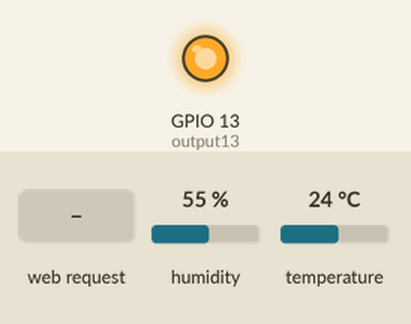
The sketch below on a simulated ESP8266 (NodeMCU). On the bench: output pins drawn as LEDs (lit = HIGH). Inputs (shaded band) come from the test bench; at power-on: humidity 55 %, temperature 24 °C. WiFi joins after 1.5 s; servers stay silent unless stated; what the sketch prints to the serial monitor is not drawn.

Above: at 2.7 s.
2.8 s: HTTP request GET /13/on received
At 4.0 s:
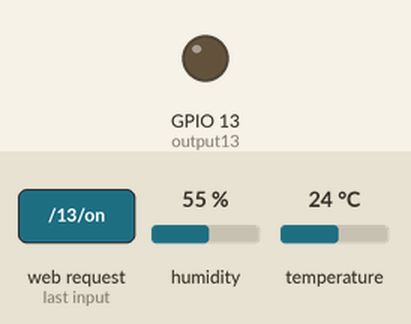
4.3 s: HTTP request GET /13/off received
At 5.4 s:
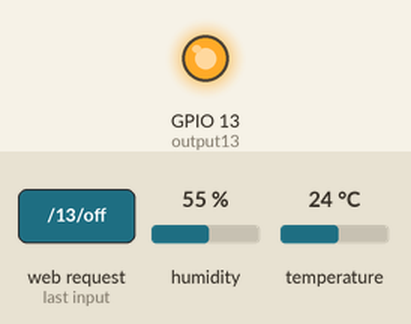
Timing chart, 0 to 7.3 s (numbered marks = the images above; inputs shaded):
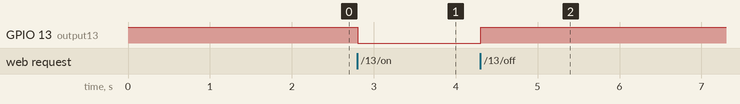

Measured:
- after the input at 2.8 s, GPIO 13 (output13): HIGH → LOW at once
- after the input at 4.3 s, GPIO 13 (output13): LOW → HIGH at once

The sketch:

workonegai.ino
```cpp
// Load Wi-Fi library
#include <ESP8266WiFi.h>
#include <DHT.h>


#define DHTTYPE DHT11
#define dht_dpin 10  //digital pin 4 for data output of the Temperature sensor
DHT dht (dht_dpin, DHTTYPE);


// Replace with your network credentials
const char* ssid     = "codefest";
const char* password = "OakCodefest@2019";

// Set web server port number to 80
WiFiServer server(80);

// Variable to store the HTTP request
String header;

// Auxiliar variables to store the current output state
String output13State = "off";

// Assign output variables to GPIO pins
const int output13 = 13;


void setup() {
  Serial.begin(9600);
  // Initialize the output variables as outputs
  pinMode(output13, OUTPUT);
  // Set outputs to LOW
  digitalWrite(output13, HIGH);


  // Connect to Wi-Fi network with SSID and password
  Serial.print("Connecting to ");
  Serial.println(ssid);
  WiFi.begin(ssid, password);
  while (WiFi.status() != WL_CONNECTED) {
    delay(500);
      Serial.print(".");
  }
  // Print local IP address and start web server
  Serial.println("");
  Serial.println("WiFi connected.");
  Serial.println("IP address: ");
  Serial.println(WiFi.localIP());
  server.begin();
}

void loop(){

   float humid = dht.readHumidity(); //temperature data output

  WiFiClient client = server.available();   // Listen for incoming clients

  if (client) {                             // If a new client connects,
    Serial.println("New Client.");          // print a message out in the serial port
    String currentLine = "";                // make a String to hold incoming data from the client
    while (client.connected()) {            // loop while the client's connected
      if (client.available()) {             // if there's bytes to read from the client,
        char c = client.read();             // read a byte, then
        Serial.write(c);                    // print it out the serial monitor
        header += c;
        if (c == '\n') {                    // if the byte is a newline character
          // if the current line is blank, you got two newline characters in a row.
          // that's the end of the client HTTP request, so send a response:
          if (currentLine.length() == 0) {
            // HTTP headers always start with a response code (e.g. HTTP/1.1 200 OK)
            // and a content-type so the client knows what's coming, then a blank line:
            client.println("HTTP/1.1 200 OK");
            client.println("Content-type:text/html");
            client.println("Connection: close");
            client.println();

            // turns the GPIOs on and off
            if (header.indexOf("GET /13/on") >= 0) {
              Serial.println("GPIO 13 on");
              output13State = "on";
              digitalWrite(output13, LOW);
            } else if (header.indexOf("GET /13/off") >= 0) {
              Serial.println("GPIO 13 off");
              output13State = "off";
              digitalWrite(output13, HIGH);
            }

            /* if (header.indexOf("GET /replace") >= 0) {
              Serial.println("Timer mode");
              digitalWrite(output13, LOW);
              delay(replace);
            }*/

            if (header.indexOf("GET /auto") >= 0){
              Serial.println("Moisture mode");
              if (humid <= 30)
              {
              digitalWrite(output13, LOW);
              }
            }


            // Display the HTML web page
client.println("<!doctype html>");
client.println("<html background = #404040>");
client.println("<style> body { margin: 0; /* margin-top: 50px; */ }");

client.println("html {background: #f3f3f3;}");
client.println("@font-face { font-family: Futura, sans-serif; src: url(Futura.ttf);}");
client.println(".top { background: #404040; color: #ffffff; font-size: 500%; border: 0; font-family: Futura, sans-serif; padding: 300px;}");
client.println(".top center[quote] { font-size: 50%; font-style: italic; }");

client.println(".top center[startbutton] a { background-color: #ffffff; font-size: 45%; overflow: hidden; padding: 5px;}");
client.println(".top center[startbutton] a:link { text-decoration: none; color: #404040;}");
client.println(".top center[startbutton] a:visited { text-decoration: none; color: #404040;}");
client.println(".top center[startbutton] a:hover {background-color: #800000;color: #ffffff;}");
client.println("article [quote]{ background: #ffe599; font-family: Pacifico; font-size: 950%; text-align: center; padding: 0px; margin-top: 50px;}");
client.println("footer{ background: #404040; color: #ffffff ; padding: 0px; font-size: ;}");
client.println(".nav { background: #a2c4c9; font-family: ""Courier New"", Courier, Monospace; font-size: 18px; text-align: center; position: fixed; top: 0; color: #ffffff; width: 100%; float: none; height: 56px; }");
client.println(".nav a {padding: 12px 55px; padding-top: 15px; margin-top: 10px;}");
client.println(".dropdown-content { display: none; position: absolute; background-color: #a2c4c9; min-width: 160px; box-shadow: 0px 8px 16px 0px rgba(0,0,0,0.2); z-index: 1;   color: #a2c4c9; }");
client.println(".dropdown-content a { float: none; color: #000000; padding: 12px 16px; text-decoration: none; display: block; text-align: left; color: #a2c4c9; }");
client.println(".dropdown-content a:hover { background-color: #ddd; }");
client.println(".dropdown:hover .dropdown-content { display: block; color: a2c4c9; }");
client.println(".dropdown { float: none; overflow: hidden; padding: 17px 55px; }");
client.println(".nav a:hover { background-color: #ffffff; color: #a2c4c9; }");
client.println(".nav a {padding: 17px 55px;}");
client.println(".nav a:link {color: #ffffff;text-decoration: none;}");
client.println(".nav a:visited {color: #ffffff;text-decoration: none;}");
client.println(".nav a:hover {color: #a2c4c9}");
client.println(".nav a:active { background-color: #7d8ab1; color: #ffffff; }");
client.println(".navi a:hover { background-color: #ffffff; color: #404040; }");
client.println(".navi { background: #404040; font-family: ""Courier New"", Courier, Monospace; font-size: 15px; padding: 0px; text-align: center; }");
client.println(".navi a{ padding-top: 30px; padding-bottom: 30px; padding-left: 45px; padding-right: 45px; }");
client.println(".navi tr[copyright]{ height: 100px; }");
client.println(".navi tr { height: 75px; }");
client.println(".navi a:link { color: #ffffff; text-decoration: none; }");
client.println(".navi a:visited {color: #ffffff;text-decoration: none;}");
client.println(".navi a:hover { background-color: #ffffff; color: #404040; text-decoration: none; }");
client.println(".pagetop { margin-top: 50px; background-color: #404040; color: #ffffff; font-family: Futura, sans-serif; font-size: 500%; font-style: italic; text-align: center; }");
client.println(".pagetop a{ color: #ffffff; text-decoration: none; padding-left: 200px; padding-right: 200px; }");
client.println(".Diseases h1 {text-align: left;}");
client.println(".infoscreen img{ width: 1280px; height: 800px; border: 2px solid black; }");
client.println(".infoscreen a:hover { background-color: #551A8B; color: #ffffff; }");
client.println("table {width: 100%;}");
client.println("h1 {text-align: center;font-family: Futura, sans-serif;}");
client.println(".VaccineChart th{ border: 2px solid black; background-color: #acdda7; }");
client.println(".VaccineChart td{ border: 2px solid black; background-color: #acdda7; text-align: center; }");
client.println(".VaccineChart tbody {border-collapse: collapse;}");
client.println(".VaccineChart center {text-align: center;}");
client.println(".VaccineChart [vacc] {text-align: left;}");
client.println(".VaccineChart [ChartTop] {text-align=""center""height: 50px;}");
client.println(".VaccineChart [blankcell] {background-color: #d9d9d9;}");
client.println("#GettingStarted {padding-top: 55px;}");
client.println("#MoreInfo { text-align: left; font-size: 125%; padding-top: 55px; }");
client.println(".content { font-family: verdana, sans-serif; }");
client.println("h2, h3, h4 {font-family: Futura, sans-serif;}</style>");
client.println("<head background=#404040>");
client.println("<title>Wifi Watering</title>");
client.println("<link rel=""icon"" type=""image/png"" href=""wwlogo.png"" sizes=""32x32"">");
//<!-- CSS STYLE STARTS HERE -->
client.println("<link rel=""stylesheet"" type=""text/css"" href=""WW.css"">");
//<!--CSS STYLE END-->
client.println("<HEADER class = ""top"" id=""home""><center>Wifi Watering</center><center quote><i>Control your irrigation.</i></center><center style=""font-size: 50%;"">&nbsp;</center><center startbutton><a href=""gettingstarted.html"">Get Started</a></center></HEADER>");
//<!--TOP NAVIGATION-->
client.println("<table class=""nav""><div class=""topnav""><tr class=""topnavtable""><td><a href=""Wifi Watering.html"">Home</a></td><td><a href=""VaccMyths.html"">Why the project is important</a></td><td><a href=""VaccDebate.html"">About the project</a></td></tr></div></table>");
//<!--FOOTER NAVIGATION-->
client.println("<footer><table class=""navi""><tr>");
client.println("<u><td><a href=""Wifi Watering.html"">Home</a></td><td><a href=""VaccMyths.html"">Why the project is improtant</a></td><td><a href=""VaccDebate.html"">About the project</a></td></u>");
client.println("</tr><tr style=""height: 100px;""><td colspan=""10"">Done in 24 hours for OakCodefest 2019 <br />Unofficial &copy; #include&lt;name.h&gt; 2019</td>");
client.println("</tr></table></footer></head>");


            // The HTTP response ends with another blank line
            client.println();
            // Break out of the while loop
            break;
          } else { // if you got a newline, then clear currentLine
            currentLine = "";
          }
        } else if (c != '\r') {  // if you got anything else but a carriage return character,
          currentLine += c;      // add it to the end of the currentLine
        }
      }
    }
    // Clear the header variable
    header = "";
    // Close the connection
    client.stop();
    Serial.println("Client disconnected.");
    Serial.println("");
  }
}
```
